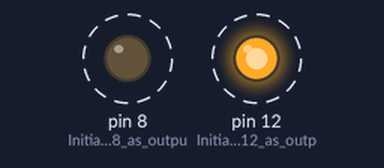
Bench run of a sketch on a simulated Arduino Uno, built with avr-gcc and run on an emulated ATmega328P. Shown: output pins drawn as LEDs (lit = HIGH). Dashed ring = blinking.

Above: at 0.5 s.
Timing chart, 0 to 4.6 s (numbered marks = the images above):
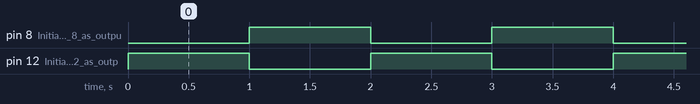

The sketch:

Blink_Two_LEDs_Separately.ino
```cpp
// Breadboard and Arduino connections are same as for Blink_Two_LEDs_Simultaneously

void setup() {
  // put your setup code here, to run once:
  pinMode(12,OUTPUT); // Initialize pin 12 as output
  pinMode(8,OUTPUT); // Initialize pin 8 as output
}

void loop() {
  // put your main code here, to run repeatedly:
  digitalWrite(12,HIGH); // LED 1 on
  digitalWrite(8,LOW); // LED 2 off
  delay(1000); // For one second

  digitalWrite(12,LOW); // LED 1 off
  digitalWrite(8,HIGH); // LED 2 on
  delay(1000); // For one second
}
```

Measured:
- by itself, pin 8 (Initialize_pin_8_as_outpu), pin 12 (Initialize_pin_12_as_outp): alternates HIGH for 1.0 s and LOW for 1.0 s
